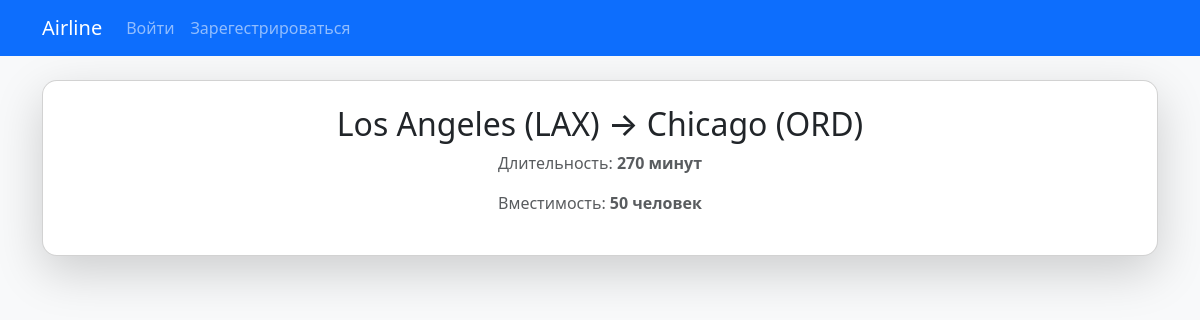
The app's page /flights/6/ with its own data.
### flights/models.py (models this page shows, shortened)
class Flight(models.Model):
    origin = models.ForeignKey(Airport, on_delete=models.CASCADE, related_name="departures")
    destination = models.ForeignKey(Airport, on_delete=models.CASCADE, related_name="arrivals")
    duration = models.IntegerField()
    capacity = models.IntegerField(default = 50) # type: ignore

class Airport(models.Model):
    code = models.CharField(max_length=3, unique=True)
    city = models.CharField(max_length=64)
    def __str__(self):
        return f"{self.city} ({self.code})"

### flights/views.py (the view)
# urls.py: path("flights/<int:flight_id>/", views.flight_detail, name="flight_detail"),
def flight_detail(request, flight_id):
    flight = get_object_or_404(Flight, pk=flight_id)
    return render(request, "flights/flight_detail.html", {"flight": flight})

### flights/templates/flights/flight_detail.html (shortened to what this page needs)
{% extends 'flights/base.html' %}
{% block content %}
<div class="card shadow-lg p-4">
    <h2 class="text-center">{{ flight.origin }} → {{ flight.destination }}</h2>
    <p class="text-muted text-center">Длительность: <strong>{{ flight.duration }} минут</strong></p>
    <p class="text-muted text-center">Вместимость: <strong id="cap">{{ flight.capacity }} человек</strong></p>
</div>
{% endblock %}

### flights/static/flights/css/style.css (style rules this page uses)
body { background-color: #f8f9fa; }
.card { border-radius: 15px; }

### records on screen
Flight: origin "Los Angeles (LAX)", destination "Chicago (ORD)", duration "270", capacity "50"
